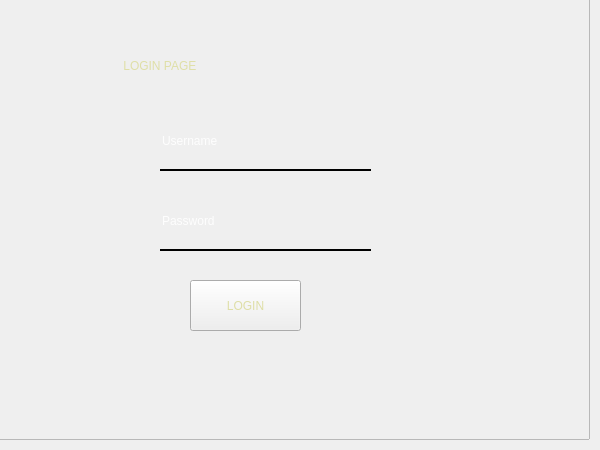
<?xml version="1.0" encoding="UTF-8"?>
<ui version="4.0">
 <class>Form</class>
 <widget class="QWidget" name="Form">
  <property name="geometry">
   <rect>
    <x>0</x>
    <y>0</y>
    <width>600</width>
    <height>450</height>
   </rect>
  </property>
  <property name="windowTitle">
   <string>Form</string>
  </property>
  <widget class="QFrame" name="frame">
   <property name="geometry">
    <rect>
     <x>-10</x>
     <y>-10</y>
     <width>600</width>
     <height>450</height>
    </rect>
   </property>
   <property name="styleSheet">
    <string notr="true">border-image: url(logpage.jpg);</string>
   </property>
   <property name="frameShape">
    <enum>QFrame::StyledPanel</enum>
   </property>
   <property name="frameShadow">
    <enum>QFrame::Raised</enum>
   </property>
   <widget class="QLineEdit" name="username_2">
    <property name="geometry">
     <rect>
      <x>170</x>
      <y>130</y>
      <width>211</width>
      <height>51</height>
     </rect>
    </property>
    <property name="styleSheet">
     <string notr="true">background-color:rgba(0,0,0,0);
color: rgb(0, 0, 0);
font: 75 14pt &quot;Arial&quot;;
border:none;
border-bottom:2px solid rgba(0,0,0,255);
color:rgba(255,255,255,230);
padding-bottom:7px;

</string>
    </property>
    <property name="text">
     <string>Username</string>
    </property>
   </widget>
   <widget class="QLineEdit" name="password">
    <property name="geometry">
     <rect>
      <x>170</x>
      <y>210</y>
      <width>211</width>
      <height>51</height>
     </rect>
    </property>
    <property name="styleSheet">
     <string notr="true">background-color:rgba(0,0,0,0);
color: rgb(0, 0, 0);
font: 75 14pt &quot;Arial&quot;;
border:none;
border-bottom:2px solid rgba(0,0,0,255);
color:rgba(255,255,255,230);
padding-bottom:7px;
</string>
    </property>
    <property name="text">
     <string>Password</string>
    </property>
   </widget>
   <widget class="QPushButton" name="pushButton">
    <property name="geometry">
     <rect>
      <x>200</x>
      <y>290</y>
      <width>111</width>
      <height>51</height>
     </rect>
    </property>
    <property name="styleSheet">
     <string notr="true">color: rgb(222, 222, 166);
font: 16pt &quot;Algerian&quot;;
</string>
    </property>
    <property name="text">
     <string>LOGIN</string>
    </property>
   </widget>
   <widget class="QLabel" name="label_3">
    <property name="geometry">
     <rect>
      <x>130</x>
      <y>50</y>
      <width>301</width>
      <height>51</height>
     </rect>
    </property>
    <property name="styleSheet">
     <string notr="true">font: 24pt &quot;Algerian&quot;;
color: rgb(223, 223, 167);</string>
    </property>
    <property name="text">
     <string> LOGIN PAGE</string>
    </property>
   </widget>
  </widget>
 </widget>
 <resources>
  <include location="res.qrc"/>
 </resources>
 <connections/>
</ui>
